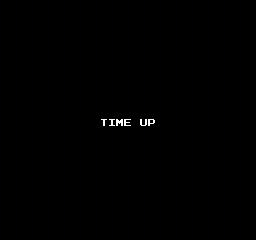

Below is a game level as drawn by its tile map, then a one-line description and the .tmx that defines it (tile-layer data replaced by summaries):
An orthogonal 16x15 tile map with 16x16 px tiles, 1 tile layer (Tile Layer 1).

<map version="1.0" orientation="orthogonal" width="16" height="15" tilewidth="16" tileheight="16">
 <tileset firstgid="1" name="Game_pause" tilewidth="16" tileheight="16">
  <image source="Game_Start.JPG" width="330" height="210" />
 </tileset>
 <layer name="Tile Layer 1" width="16" height="15">
  <data>[240 cells, 240 non-empty, 6 distinct tile ids]</data>
 </layer>
</map>
